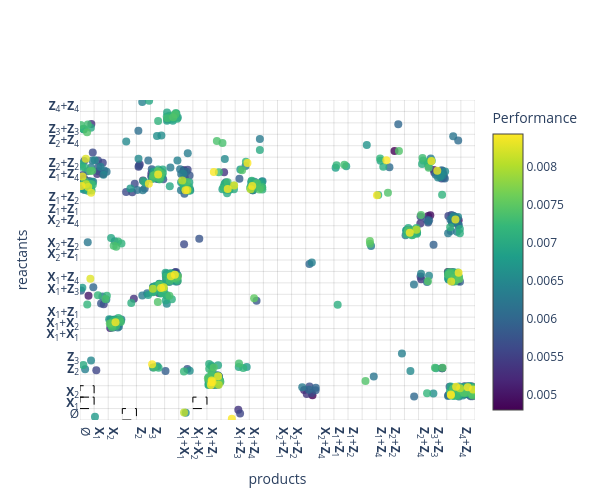

Source (notebook cell):
### Code cell
# Plot the reactant-product scatter for the top unfiltered IOCRNs
rewards_sorted = [iocrn.last_task_info['reward'] for iocrn in all_iocrns_sorted]
rewards_sorted_filtered = [iocrn.last_task_info['reward'] for iocrn in all_iocrns_sorted_filtered]

plot_reactant_product_scatter(
    all_iocrns_sorted_filtered[0:n_filtered],
    perf=rewards_sorted_filtered[0:n_filtered],
    species_labels=species_labels,
    max_order= mak_order,
    num_reactions_template=num_reactions_template,
    title="",
    cmap_name="viridis",
    max_ticks=20,
    figsize=(6, 5),
    jitter_scale=0.45,
    use_plotly=True  # ENABLE INTERACTIVE PLOTTING WITH PLOTLY
)

# Plot the reactant-product heatmap for the top filtered IOCRNs (topologically unique)
plot_reactant_product_heatmap(
    all_iocrns_sorted_filtered[0:n_filtered],
    species_labels,
    max_order= mak_order,
    num_reactions_template=num_reactions_template,
    title="",
    cmap_name="YlGnBu",
    max_ticks=20,
    figsize=(7, 6),
)

### Figure 1 — Plotly figure (JSON) as saved in the notebook; plotly's stock layout.template omitted (floating-point values rounded to 4 significant figures; data arrays with more than 128 entries replaced by an {"elided": "..."} marker saying what was removed)
{"data": [{"hovertemplate": "%{text}<extra></extra>", "marker": {"color": {"elided": "800 float values"}, "colorbar": {"title": {"text": "Performance"}}, "colorscale": [[0, "#440154"], [0.1111, "#482878"], [0.2222, "#3e4989"], [0.3333, "#31688e"], [0.4444, "#26828e"], [0.5556, "#1f9e89"], [0.6667, "#35b779"], [0.7778, "#6ece58"], [0.8889, "#b5de2b"], [1, "#fde725"]], "opacity": 0.8, "showscale": true, "size": 8}, "mode": "markers", "text": {"elided": "800 str values"}, "type": "scatter", "x": {"elided": "800 float values"}, "y": {"elided": "800 float values"}}], "layout": {"height": 500, "hoverlabel": {"align": "left"}, "plot_bgcolor": "white", "shapes": [{"fillcolor": "rgba(0,0,0,0)", "layer": "above", "line": {"color": "black", "dash": "dash", "width": 1}, "type": "rect", "x0": -0.5, "x1": 0.5, "y0": 0.5, "y1": 1.5}, {"fillcolor": "rgba(0,0,0,0)", "layer": "above", "line": {"color": "black", "dash": "dash", "width": 1}, "type": "rect", "x0": 7.5, "x1": 8.5, "y0": 0.5, "y1": 1.5}, {"fillcolor": "rgba(0,0,0,0)", "layer": "above", "line": {"color": "black", "dash": "dash", "width": 1}, "type": "rect", "x0": 2.5, "x1": 3.5, "y0": -0.5, "y1": 0.5}, {"fillcolor": "rgba(0,0,0,0)", "layer": "above", "line": {"color": "black", "dash": "dash", "width": 1}, "type": "rect", "x0": -0.5, "x1": 0.5, "y0": 1.5, "y1": 2.5}, {"layer": "below", "line": {"color": "rgba(0,0,0,0.1)", "width": 1}, "type": "line", "x0": -0.5, "x1": -0.5, "y0": -0.5, "y1": 27.5}, {"layer": "below", "line": {"color": "rgba(0,0,0,0.1)", "width": 1}, "type": "line", "x0": 0.5, "x1": 0.5, "y0": -0.5, "y1": 27.5}, {"layer": "below", "line": {"color": "rgba(0,0,0,0.1)", "width": 1}, "type": "line", "x0": 1.5, "x1": 1.5, "y0": -0.5, "y1": 27.5}, {"layer": "below", "line": {"color": "rgba(0,0,0,0.1)", "width": 1}, "type": "line", "x0": 2.5, "x1": 2.5, "y0": -0.5, "y1": 27.5}, {"layer": "below", "line": {"color": "rgba(0,0,0,0.1)", "width": 1}, "type": "line", "x0": 3.5, "x1": 3.5, "y0": -0.5, "y1": 27.5}, {"layer": "below", "line": {"color": "rgba(0,0,0,0.1)", "width": 1}, "type": "line", "x0": 4.5, "x1": 4.5, "y0": -0.5, "y1": 27.5}, {"layer": "below", "line": {"color": "rgba(0,0,0,0.1)", "width": 1}, "type": "line", "x0": 5.5, "x1": 5.5, "y0": -0.5, "y1": 27.5}, {"layer": "below", "line": {"color": "rgba(0,0,0,0.1)", "width": 1}, "type": "line", "x0": 6.5, "x1": 6.5, "y0": -0.5, "y1": 27.5}, {"layer": "below", "line": {"color": "rgba(0,0,0,0.1)", "width": 1}, "type": "line", "x0": 7.5, "x1": 7.5, "y0": -0.5, "y1": 27.5}, {"layer": "below", "line": {"color": "rgba(0,0,0,0.1)", "width": 1}, "type": "line", "x0": 8.5, "x1": 8.5, "y0": -0.5, "y1": 27.5}, {"layer": "below", "line": {"color": "rgba(0,0,0,0.1)", "width": 1}, "type": "line", "x0": 9.5, "x1": 9.5, "y0": -0.5, "y1": 27.5}, {"layer": "below", "line": {"color": "rgba(0,0,0,0.1)", "width": 1}, "type": "line", "x0": 10.5, "x1": 10.5, "y0": -0.5, "y1": 27.5}, {"layer": "below", "line": {"color": "rgba(0,0,0,0.1)", "width": 1}, "type": "line", "x0": 11.5, "x1": 11.5, "y0": -0.5, "y1": 27.5}, {"layer": "below", "line": {"color": "rgba(0,0,0,0.1)", "width": 1}, "type": "line", "x0": 12.5, "x1": 12.5, "y0": -0.5, "y1": 27.5}, {"layer": "below", "line": {"color": "rgba(0,0,0,0.1)", "width": 1}, "type": "line", "x0": 13.5, "x1": 13.5, "y0": -0.5, "y1": 27.5}, {"layer": "below", "line": {"color": "rgba(0,0,0,0.1)", "width": 1}, "type": "line", "x0": 14.5, "x1": 14.5, "y0": -0.5, "y1": 27.5}, {"layer": "below", "line": {"color": "rgba(0,0,0,0.1)", "width": 1}, "type": "line", "x0": 15.5, "x1": 15.5, "y0": -0.5, "y1": 27.5}, {"layer": "below", "line": {"color": "rgba(0,0,0,0.1)", "width": 1}, "type": "line", "x0": 16.5, "x1": 16.5, "y0": -0.5, "y1": 27.5}, {"layer": "below", "line": {"color": "rgba(0,0,0,0.1)", "width": 1}, "type": "line", "x0": 17.5, "x1": 17.5, "y0": -0.5, "y1": 27.5}, {"layer": "below", "line": {"color": "rgba(0,0,0,0.1)", "width": 1}, "type": "line", "x0": 18.5, "x1": 18.5, "y0": -0.5, "y1": 27.5}, {"layer": "below", "line": {"color": "rgba(0,0,0,0.1)", "width": 1}, "type": "line", "x0": 19.5, "x1": 19.5, "y0": -0.5, "y1": 27.5}, {"layer": "below", "line": {"color": "rgba(0,0,0,0.1)", "width": 1}, "type": "line", "x0": 20.5, "x1": 20.5, "y0": -0.5, "y1": 27.5}, {"layer": "below", "line": {"color": "rgba(0,0,0,0.1)", "width": 1}, "type": "line", "x0": 21.5, "x1": 21.5, "y0": -0.5, "y1": 27.5}, {"layer": "below", "line": {"color": "rgba(0,0,0,0.1)", "width": 1}, "type": "line", "x0": 22.5, "x1": 22.5, "y0": -0.5, "y1": 27.5}, {"layer": "below", "line": {"color": "rgba(0,0,0,0.1)", "width": 1}, "type": "line", "x0": 23.5, "x1": 23.5, "y0": -0.5, "y1": 27.5}, {"layer": "below", "line": {"color": "rgba(0,0,0,0.1)", "width": 1}, "type": "line", "x0": 24.5, "x1": 24.5, "y0": -0.5, "y1": 27.5}, {"layer": "below", "line": {"color": "rgba(0,0,0,0.1)", "width": 1}, "type": "line", "x0": 25.5, "x1": 25.5, "y0": -0.5, "y1": 27.5}, {"layer": "below", "line": {"color": "rgba(0,0,0,0.1)", "width": 1}, "type": "line", "x0": 26.5, "x1": 26.5, "y0": -0.5, "y1": 27.5}, {"layer": "below", "line": {"color": "rgba(0,0,0,0.1)", "width": 1}, "type": "line", "x0": 27.5, "x1": 27.5, "y0": -0.5, "y1": 27.5}, {"layer": "below", "line": {"color": "rgba(0,0,0,0.1)", "width": 1}, "type": "line", "x0": -0.5, "x1": 27.5, "y0": -0.5, "y1": -0.5}, {"layer": "below", "line": {"color": "rgba(0,0,0,0.1)", "width": 1}, "type": "line", "x0": -0.5, "x1": 27.5, "y0": 0.5, "y1": 0.5}, {"layer": "below", "line": {"color": "rgba(0,0,0,0.1)", "width": 1}, "type": "line", "x0": -0.5, "x1": 27.5, "y0": 1.5, "y1": 1.5}, {"layer": "below", "line": {"color": "rgba(0,0,0,0.1)", "width": 1}, "type": "line", "x0": -0.5, "x1": 27.5, "y0": 2.5, "y1": 2.5}, {"layer": "below", "line": {"color": "rgba(0,0,0,0.1)", "width": 1}, "type": "line", "x0": -0.5, "x1": 27.5, "y0": 3.5, "y1": 3.5}, {"layer": "below", "line": {"color": "rgba(0,0,0,0.1)", "width": 1}, "type": "line", "x0": -0.5, "x1": 27.5, "y0": 4.5, "y1": 4.5}, {"layer": "below", "line": {"color": "rgba(0,0,0,0.1)", "width": 1}, "type": "line", "x0": -0.5, "x1": 27.5, "y0": 5.5, "y1": 5.5}, {"layer": "below", "line": {"color": "rgba(0,0,0,0.1)", "width": 1}, "type": "line", "x0": -0.5, "x1": 27.5, "y0": 6.5, "y1": 6.5}, {"layer": "below", "line": {"color": "rgba(0,0,0,0.1)", "width": 1}, "type": "line", "x0": -0.5, "x1": 27.5, "y0": 7.5, "y1": 7.5}, {"layer": "below", "line": {"color": "rgba(0,0,0,0.1)", "width": 1}, "type": "line", "x0": -0.5, "x1": 27.5, "y0": 8.5, "y1": 8.5}, {"layer": "below", "line": {"color": "rgba(0,0,0,0.1)", "width": 1}, "type": "line", "x0": -0.5, "x1": 27.5, "y0": 9.5, "y1": 9.5}, {"layer": "below", "line": {"color": "rgba(0,0,0,0.1)", "width": 1}, "type": "line", "x0": -0.5, "x1": 27.5, "y0": 10.5, "y1": 10.5}, {"layer": "below", "line": {"color": "rgba(0,0,0,0.1)", "width": 1}, "type": "line", "x0": -0.5, "x1": 27.5, "y0": 11.5, "y1": 11.5}, {"layer": "below", "line": {"color": "rgba(0,0,0,0.1)", "width": 1}, "type": "line", "x0": -0.5, "x1": 27.5, "y0": 12.5, "y1": 12.5}, {"layer": "below", "line": {"color": "rgba(0,0,0,0.1)", "width": 1}, "type": "line", "x0": -0.5, "x1": 27.5, "y0": 13.5, "y1": 13.5}, {"layer": "below", "line": {"color": "rgba(0,0,0,0.1)", "width": 1}, "type": "line", "x0": -0.5, "x1": 27.5, "y0": 14.5, "y1": 14.5}, {"layer": "below", "line": {"color": "rgba(0,0,0,0.1)", "width": 1}, "type": "line", "x0": -0.5, "x1": 27.5, "y0": 15.5, "y1": 15.5}, {"layer": "below", "line": {"color": "rgba(0,0,0,0.1)", "width": 1}, "type": "line", "x0": -0.5, "x1": 27.5, "y0": 16.5, "y1": 16.5}, {"layer": "below", "line": {"color": "rgba(0,0,0,0.1)", "width": 1}, "type": "line", "x0": -0.5, "x1": 27.5, "y0": 17.5, "y1": 17.5}, {"layer": "below", "line": {"color": "rgba(0,0,0,0.1)", "width": 1}, "type": "line", "x0": -0.5, "x1": 27.5, "y0": 18.5, "y1": 18.5}, {"layer": "below", "line": {"color": "rgba(0,0,0,0.1)", "width": 1}, "type": "line", "x0": -0.5, "x1": 27.5, "y0": 19.5, "y1": 19.5}, {"layer": "below", "line": {"color": "rgba(0,0,0,0.1)", "width": 1}, "type": "line", "x0": -0.5, "x1": 27.5, "y0": 20.5, "y1": 20.5}, {"layer": "below", "line": {"color": "rgba(0,0,0,0.1)", "width": 1}, "type": "line", "x0": -0.5, "x1": 27.5, "y0": 21.5, "y1": 21.5}, {"layer": "below", "line": {"color": "rgba(0,0,0,0.1)", "width": 1}, "type": "line", "x0": -0.5, "x1": 27.5, "y0": 22.5, "y1": 22.5}, {"layer": "below", "line": {"color": "rgba(0,0,0,0.1)", "width": 1}, "type": "line", "x0": -0.5, "x1": 27.5, "y0": 23.5, "y1": 23.5}, {"layer": "below", "line": {"color": "rgba(0,0,0,0.1)", "width": 1}, "type": "line", "x0": -0.5, "x1": 27.5, "y0": 24.5, "y1": 24.5}, {"layer": "below", "line": {"color": "rgba(0,0,0,0.1)", "width": 1}, "type": "line", "x0": -0.5, "x1": 27.5, "y0": 25.5, "y1": 25.5}, {"layer": "below", "line": {"color": "rgba(0,0,0,0.1)", "width": 1}, "type": "line", "x0": -0.5, "x1": 27.5, "y0": 26.5, "y1": 26.5}, {"layer": "below", "line": {"color": "rgba(0,0,0,0.1)", "width": 1}, "type": "line", "x0": -0.5, "x1": 27.5, "y0": 27.5, "y1": 27.5}], "title": {"text": ""}, "width": 600, "xaxis": {"range": [-0.5, 27.5], "showgrid": false, "tickmode": "array", "ticktext": ["Ø", "<b>X</b><sub>1</sub>", "<b>X</b><sub>2</sub>", "<b>Z</b><sub>2</sub>", "<b>Z</b><sub>3</sub>", "<b>X</b><sub>1</sub>+<b>X</b><sub>1</sub>", "<b>X</b><sub>1</sub>+<b>X</b><sub>2</sub>", "<b>X</b><sub>1</sub>+<b>Z</b><sub>1</sub>", "<b>X</b><sub>1</sub>+<b>Z</b><sub>3</sub>", "<b>X</b><sub>1</sub>+<b>Z</b><sub>4</sub>", "<b>X</b><sub>2</sub>+<b>Z</b><sub>1</sub>", "<b>X</b><sub>2</sub>+<b>Z</b><sub>2</sub>", "<b>X</b><sub>2</sub>+<b>Z</b><sub>4</sub>", "<b>Z</b><sub>1</sub>+<b>Z</b><sub>1</sub>", "<b>Z</b><sub>1</sub>+<b>Z</b><sub>2</sub>", "<b>Z</b><sub>1</sub>+<b>Z</b><sub>4</sub>", "<b>Z</b><sub>2</sub>+<b>Z</b><sub>2</sub>", "<b>Z</b><sub>2</sub>+<b>Z</b><sub>4</sub>", "<b>Z</b><sub>3</sub>+<b>Z</b><sub>3</sub>", "<b>Z</b><sub>4</sub>+<b>Z</b><sub>4</sub>"], "tickvals": [0, 1, 2, 4, 5, 7, 8, 9, 11, 12, 14, 15, 17, 18, 19, 21, 22, 24, 25, 27], "title": {"text": "products"}, "zeroline": false}, "yaxis": {"range": [-0.5, 27.5], "showgrid": false, "tickmode": "array", "ticktext": ["Ø", "<b>X</b><sub>1</sub>", "<b>X</b><sub>2</sub>", "<b>Z</b><sub>2</sub>", "<b>Z</b><sub>3</sub>", "<b>X</b><sub>1</sub>+<b>X</b><sub>1</sub>", "<b>X</b><sub>1</sub>+<b>X</b><sub>2</sub>", "<b>X</b><sub>1</sub>+<b>Z</b><sub>1</sub>", "<b>X</b><sub>1</sub>+<b>Z</b><sub>3</sub>", "<b>X</b><sub>1</sub>+<b>Z</b><sub>4</sub>", "<b>X</b><sub>2</sub>+<b>Z</b><sub>1</sub>", "<b>X</b><sub>2</sub>+<b>Z</b><sub>2</sub>", "<b>X</b><sub>2</sub>+<b>Z</b><sub>4</sub>", "<b>Z</b><sub>1</sub>+<b>Z</b><sub>1</sub>", "<b>Z</b><sub>1</sub>+<b>Z</b><sub>2</sub>", "<b>Z</b><sub>1</sub>+<b>Z</b><sub>4</sub>", "<b>Z</b><sub>2</sub>+<b>Z</b><sub>2</sub>", "<b>Z</b><sub>2</sub>+<b>Z</b><sub>4</sub>", "<b>Z</b><sub>3</sub>+<b>Z</b><sub>3</sub>", "<b>Z</b><sub>4</sub>+<b>Z</b><sub>4</sub>"], "tickvals": [0, 1, 2, 4, 5, 7, 8, 9, 11, 12, 14, 15, 17, 18, 19, 21, 22, 24, 25, 27], "title": {"text": "reactants"}, "zeroline": false}}}
